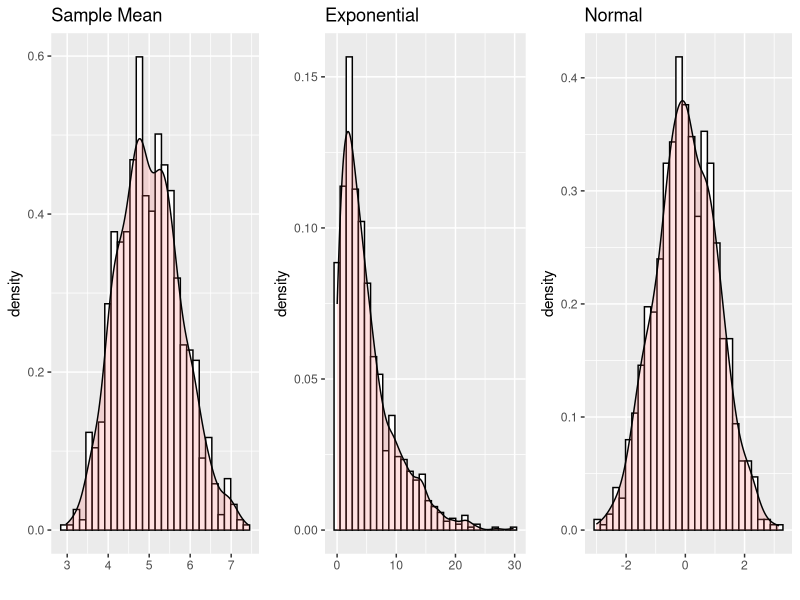

Generate this figure with R:
#Create matrix with dimensions 40 by 1000 filled with exponentialy 
#distributed data and find the mean for each simulation:
n<- 40
simulations <- 1000
lambda<-.2
mu<- apply(matrix(data =rexp(n*simulations, rate= lambda), 
                  nrow=n, ncol=simulations), 2, mean)


#Calculate sample mean versus theoretical mean:
smean<- mean(apply(matrix(data =rexp(n*1000, rate= lambda), 
                          nrow=n, ncol=simulations), 2, mean))
tmean<- 1/lambda

#Calculate sample varience versus theoretical varience:
ssdt<- sd(apply(matrix(data =rexp(n*1000, rate= lambda), 
                       nrow=n, ncol=simulations), 2, mean))
tsdt<- (1/lambda)/sqrt(n)

#open libraries ggplot2 and gridExtra:
library(ggplot2)
library(gridExtra)

#create density histogram for sample means
g1<- ggplot(data=data.frame(mu), aes(mu))+
    geom_histogram(aes(y = ..density..), colour="black", fill="white") +
    geom_density(alpha = 0.2, fill = "#FF6666")+
    labs(title="Sample Mean", x="")

#create density histogram for distribution variable example:
expvar<- rexp(simulations, rate =.2)
g2<- ggplot(data=data.frame(expvar), aes(expvar))+
    geom_histogram(aes(y = ..density..), colour="black", fill="white")+
    geom_density(alpha = 0.2, fill = "#FF6666")+
    labs(title="Exponential", x="")

#create density histogram for normal distribution example:
randvar<- rnorm(simulations)
g3<- ggplot(data=data.frame(randvar), aes(randvar))+
    geom_histogram(aes(y = ..density..), colour="black", fill="white")+
    geom_density(alpha = 0.2, fill = "#FF6666")+ 
    labs(title="Normal", x="")

#arrange all three graphs on one page 
grid.arrange(g1, g2, g3, nrow = 1)